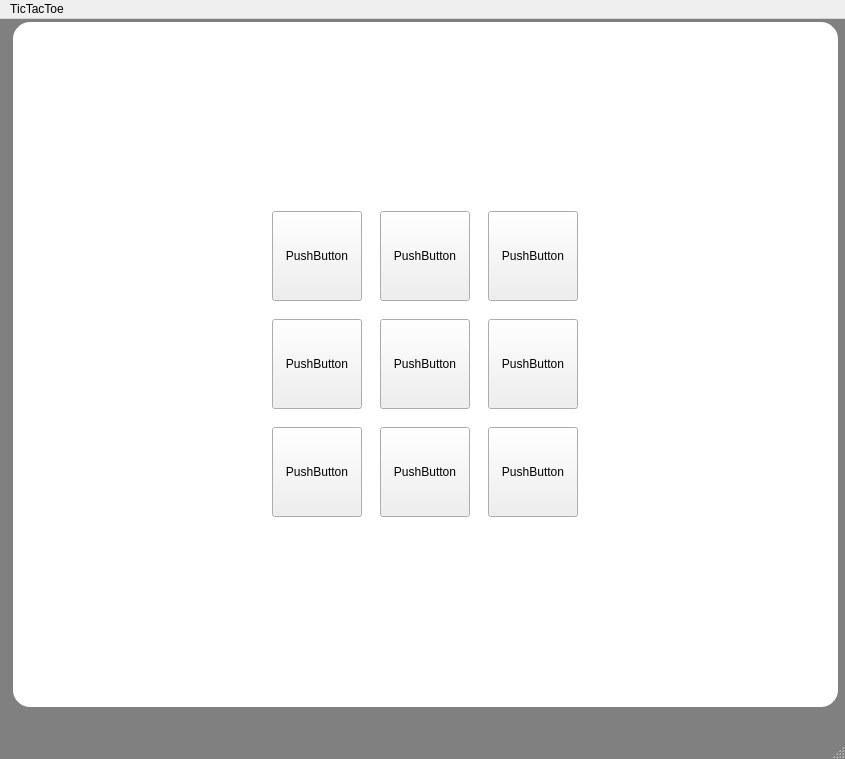
<?xml version="1.0" encoding="UTF-8"?>
<ui version="4.0">
 <class>MainWindow</class>
 <widget class="QMainWindow" name="MainWindow">
  <property name="geometry">
   <rect>
    <x>0</x>
    <y>0</y>
    <width>845</width>
    <height>759</height>
   </rect>
  </property>
  <property name="windowTitle">
   <string>MainWindow</string>
  </property>
  <property name="styleSheet">
   <string notr="true">#MainWindow {
background: gray;
}

#mainFrame {
border: 3px solid gray;
border-radius: 20px;
background: white;
background-image: url(:/grid);
background-repeat: no-repeat no-repeat;
background-position: center center;
background-attachment: fixed;
}

QLabel { background: transparent; }

#startXButton, #startOButton {
color: black;
background-color: QLinearGradient( x1: 0, y1: 0, x2: 0, y2: 1, stop: 0 #FF143C, stop: 0.1 #DD143C, stop: 0.49 #BB143C, stop: 0.5 #99143C, stop: 1 #BB143C);
border-width: 1px;
border-color: #339;
border-style: solid;
border-radius: 7;
padding: 3px;
}
#startXButton {
background-color: QLinearGradient( x1: 0, y1: 0, x2: 0, y2: 1, stop: 0 #3F3, stop: 0.1 #3E3, stop: 0.49 #2B2, stop: 0.5 #2A2, stop: 1 #2B2);
}

#sq1Button, #sq2Button, #sq3Button, #sq4Button, #sq5Button, #sq6Button, #sq7Button, #sq8Button, #sq9Button  { background: transparent; }</string>
  </property>
  <widget class="QWidget" name="centralwidget">
   <widget class="QFrame" name="mainFrame">
    <property name="enabled">
     <bool>true</bool>
    </property>
    <property name="geometry">
     <rect>
      <x>10</x>
      <y>0</y>
      <width>831</width>
      <height>691</height>
     </rect>
    </property>
    <property name="frameShape">
     <enum>QFrame::StyledPanel</enum>
    </property>
    <property name="frameShadow">
     <enum>QFrame::Raised</enum>
    </property>
    <widget class="QWidget" name="">
     <property name="geometry">
      <rect>
       <x>250</x>
       <y>180</y>
       <width>331</width>
       <height>331</height>
      </rect>
     </property>
     <layout class="QGridLayout" name="gridLayout">
      <item row="2" column="1">
       <widget class="QPushButton" name="pushButton_8">
        <property name="sizePolicy">
         <sizepolicy hsizetype="Minimum" vsizetype="MinimumExpanding">
          <horstretch>50</horstretch>
          <verstretch>50</verstretch>
         </sizepolicy>
        </property>
        <property name="minimumSize">
         <size>
          <width>90</width>
          <height>90</height>
         </size>
        </property>
        <property name="maximumSize">
         <size>
          <width>90</width>
          <height>90</height>
         </size>
        </property>
        <property name="text">
         <string>PushButton</string>
        </property>
       </widget>
      </item>
      <item row="0" column="0">
       <widget class="QPushButton" name="pushButton_4">
        <property name="sizePolicy">
         <sizepolicy hsizetype="Minimum" vsizetype="MinimumExpanding">
          <horstretch>100</horstretch>
          <verstretch>100</verstretch>
         </sizepolicy>
        </property>
        <property name="minimumSize">
         <size>
          <width>90</width>
          <height>90</height>
         </size>
        </property>
        <property name="maximumSize">
         <size>
          <width>90</width>
          <height>90</height>
         </size>
        </property>
        <property name="text">
         <string>PushButton</string>
        </property>
       </widget>
      </item>
      <item row="0" column="1">
       <widget class="QPushButton" name="pushButton_5">
        <property name="sizePolicy">
         <sizepolicy hsizetype="Minimum" vsizetype="MinimumExpanding">
          <horstretch>50</horstretch>
          <verstretch>50</verstretch>
         </sizepolicy>
        </property>
        <property name="minimumSize">
         <size>
          <width>90</width>
          <height>90</height>
         </size>
        </property>
        <property name="maximumSize">
         <size>
          <width>90</width>
          <height>90</height>
         </size>
        </property>
        <property name="text">
         <string>PushButton</string>
        </property>
       </widget>
      </item>
      <item row="1" column="1">
       <widget class="QPushButton" name="pushButton_3">
        <property name="sizePolicy">
         <sizepolicy hsizetype="Minimum" vsizetype="MinimumExpanding">
          <horstretch>50</horstretch>
          <verstretch>50</verstretch>
         </sizepolicy>
        </property>
        <property name="minimumSize">
         <size>
          <width>90</width>
          <height>90</height>
         </size>
        </property>
        <property name="maximumSize">
         <size>
          <width>90</width>
          <height>90</height>
         </size>
        </property>
        <property name="text">
         <string>PushButton</string>
        </property>
       </widget>
      </item>
      <item row="0" column="2">
       <widget class="QPushButton" name="pushButton_6">
        <property name="sizePolicy">
         <sizepolicy hsizetype="Minimum" vsizetype="MinimumExpanding">
          <horstretch>50</horstretch>
          <verstretch>50</verstretch>
         </sizepolicy>
        </property>
        <property name="minimumSize">
         <size>
          <width>90</width>
          <height>90</height>
         </size>
        </property>
        <property name="maximumSize">
         <size>
          <width>90</width>
          <height>90</height>
         </size>
        </property>
        <property name="text">
         <string>PushButton</string>
        </property>
       </widget>
      </item>
      <item row="1" column="0">
       <widget class="QPushButton" name="pushButton_2">
        <property name="sizePolicy">
         <sizepolicy hsizetype="Minimum" vsizetype="MinimumExpanding">
          <horstretch>50</horstretch>
          <verstretch>50</verstretch>
         </sizepolicy>
        </property>
        <property name="minimumSize">
         <size>
          <width>90</width>
          <height>90</height>
         </size>
        </property>
        <property name="maximumSize">
         <size>
          <width>90</width>
          <height>90</height>
         </size>
        </property>
        <property name="text">
         <string>PushButton</string>
        </property>
       </widget>
      </item>
      <item row="2" column="0">
       <widget class="QPushButton" name="pushButton">
        <property name="sizePolicy">
         <sizepolicy hsizetype="Minimum" vsizetype="MinimumExpanding">
          <horstretch>50</horstretch>
          <verstretch>50</verstretch>
         </sizepolicy>
        </property>
        <property name="minimumSize">
         <size>
          <width>90</width>
          <height>90</height>
         </size>
        </property>
        <property name="maximumSize">
         <size>
          <width>90</width>
          <height>90</height>
         </size>
        </property>
        <property name="text">
         <string>PushButton</string>
        </property>
       </widget>
      </item>
      <item row="1" column="2">
       <widget class="QPushButton" name="pushButton_7">
        <property name="sizePolicy">
         <sizepolicy hsizetype="Minimum" vsizetype="MinimumExpanding">
          <horstretch>50</horstretch>
          <verstretch>50</verstretch>
         </sizepolicy>
        </property>
        <property name="minimumSize">
         <size>
          <width>90</width>
          <height>90</height>
         </size>
        </property>
        <property name="maximumSize">
         <size>
          <width>90</width>
          <height>90</height>
         </size>
        </property>
        <property name="text">
         <string>PushButton</string>
        </property>
       </widget>
      </item>
      <item row="2" column="2">
       <widget class="QPushButton" name="pushButton_9">
        <property name="sizePolicy">
         <sizepolicy hsizetype="Minimum" vsizetype="MinimumExpanding">
          <horstretch>50</horstretch>
          <verstretch>50</verstretch>
         </sizepolicy>
        </property>
        <property name="minimumSize">
         <size>
          <width>90</width>
          <height>90</height>
         </size>
        </property>
        <property name="maximumSize">
         <size>
          <width>90</width>
          <height>90</height>
         </size>
        </property>
        <property name="text">
         <string>PushButton</string>
        </property>
       </widget>
      </item>
     </layout>
    </widget>
   </widget>
  </widget>
  <widget class="QMenuBar" name="menubar">
   <property name="geometry">
    <rect>
     <x>0</x>
     <y>0</y>
     <width>845</width>
     <height>26</height>
    </rect>
   </property>
   <widget class="QMenu" name="menuTicTacToa">
    <property name="title">
     <string>TicTacToe</string>
    </property>
   </widget>
   <addaction name="menuTicTacToa"/>
  </widget>
  <widget class="QStatusBar" name="statusbar"/>
  <action name="action">
   <property name="text">
    <string/>
   </property>
  </action>
 </widget>
 <resources>
  <include location="tictactoeResources.qrc"/>
 </resources>
 <connections/>
</ui>
